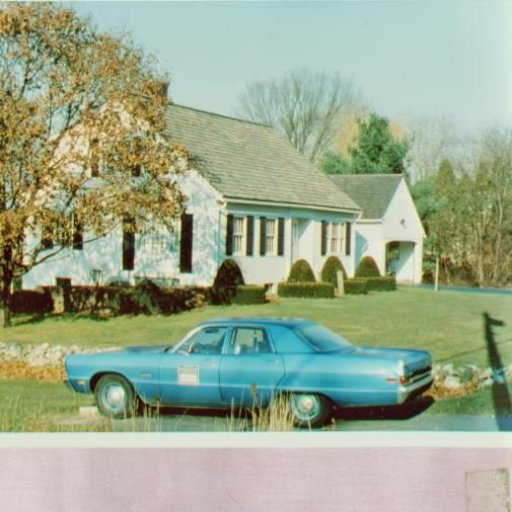
%> input picture image.jpg, 512 x 512 px
$ octave app.m   (GNU Octave 9; MATLAB toolbox functions it lacks are replaced by stand-ins)
%> lines starting %> are read from the running program, lines starting %| are printed output that depends on the picture
%> the answer given: image.jpg
%> the answer given: img.bmp
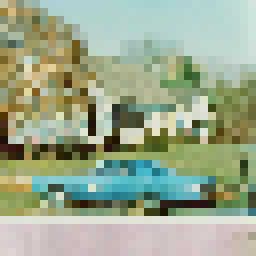
%> input picture img.bmp, 32 x 32 px (shown 8 times larger)
### embed.m
function y = embed(x, watermark, key)
%> called with key = 394
% watermarking algorithm using Discrete Cosine Transform
% ARGUMENTS
%           x: Original image to be watermarked
%           watermark: Watermark image
%           key: Key (any positve integer) for PN sequence generator
% RETURNS
%           y: Watermarked image

% Convert image to YCbCr color space
x_YCbCr = rgb2ycbcr(x);
%> x_YCbCr: size 512x512x3 double; mean of channels 1, 2, 3 0.608, 0.465, 0.486

% Extract idividual channels
Y = x_YCbCr(:,:,1);
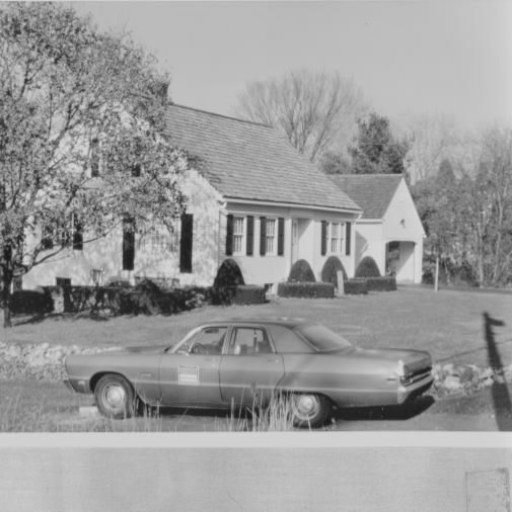
%> Y: size 512x512 double; min 0.0907, max 0.872, mean 0.608
Cb = x_YCbCr(:,:,2);
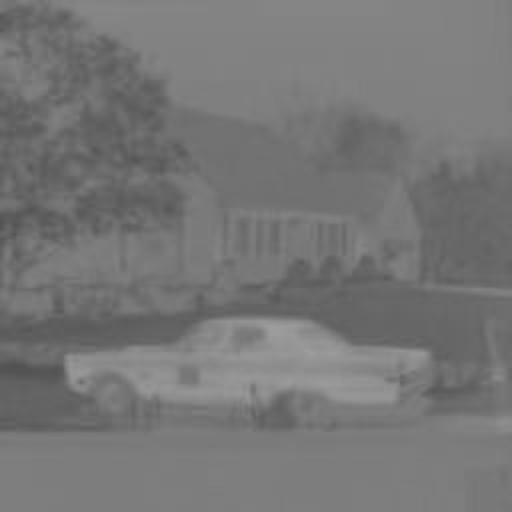
%> Cb: size 512x512 double; min 0.319, max 0.619, mean 0.465
Cr = x_YCbCr(:,:,3);
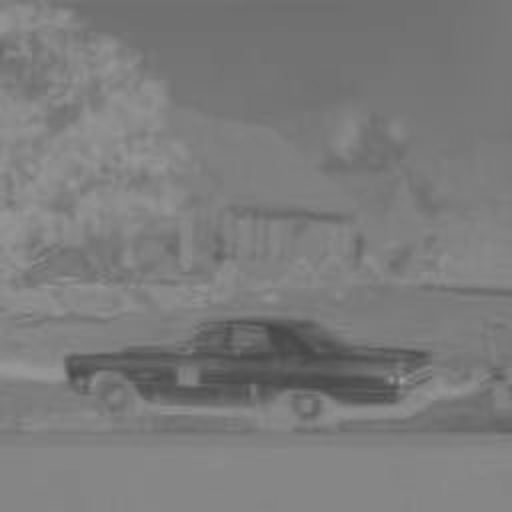
%> Cr: size 512x512 double; min 0.272, max 0.629, mean 0.486

% Generate PN sequence for permutation
rng(key);
PN = randi([0 1],size(Y,1));

% Permutation
I = zeros(size(Y));
for i = 1:size(Y,1)
    for j = 1:size(Y,2)
        if PN(i,j) == 1
            I(i,j) = PN(i,j)*Y(i,j) + imcomplement(PN(i,j))*Y(j,i);
        else
            I(i,j) = Y(i,j);
        end
    end
end


% Resize the watermark while maintaining the aspect ratio
targetSize = [32, 32];
watermark = imresize(watermark, targetSize);

% Resize the watermark, convert it to binary and finally, reshape to a vector
%if size(watermark) ~= [32, 32]
    %watermark = imresize(watermark, [32, 32]);
%end
watermark = imbinarize(watermark);
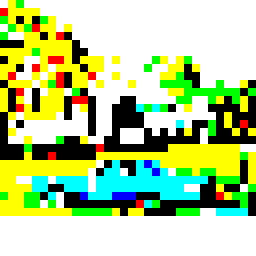
%> watermark: size 32x32x3 logical (shown 8 times larger); mean R, G, B 0.7, 0.803, 0.558
W_vec = reshape(watermark, 1, numel(watermark));
%> W_vec = 3072 logical values, 2110 true

% Transform Y-channel to 8x8 blocks and apply DCT
r = 1;
c = 1;
b_size = 8;
num_blocks = size(Y,1)*b_size;
%> num_blocks = 4096
for k = 1:num_blocks
    blocks{k} = dct2(I(c:c+b_size-1, r:r+b_size-1));
    % Update blocks
    if r + b_size >= size(Y, 2)
        r = 1;
        c = c + b_size;
    else
        r = r + b_size;
    end
end
%> after the loop, blocks = 4096 items; c = 513; r = 1

% Select a 1024-element random blocks to embed the watermark
rng(key);
n = randperm(numel(blocks),numel(W_vec));

% Embedding stage
alpha = 0.1;
for k = 1 : numel(watermark)
    if W_vec(k) == 0
        blocks{n(k)}(4,2) = blocks{n(k)}(4,2) - alpha;
    else
        blocks{n(k)}(4,2) = blocks{n(k)}(4,2) + alpha;
    end
end

% Combine the blocks back to original dimensions and apply IDCT
r = 1;
c = 1;
for k = 1 : numel(blocks)
    Y_watermarked(c:c+b_size-1, r:r+b_size-1) = idct2(blocks{k});

    % Update blocks
    if r + b_size >= size(Y, 2)
        r = 1;
        c = c + b_size;
    else
        r = r + b_size;
    end
end
%> this loop made 4096 passes
%> r on passes 1 to 12: 9, 17, 25, 33, 41, 49, 57, 65, 73, 81, 89, 97
%> after the loop, r = 1

% Remove permutation
I = zeros(size(Y));
for i = 1:size(Y,1)
    for j = 1:size(Y,2)
        if PN(i,j) == 1
            I(i,j) = PN(i,j)*Y(i,j) + imcomplement(PN(i,j))*Y_watermarked(i,j);
        else
            I(i,j) = Y_watermarked(i,j);
        end
    end
end

% Combine the channels and convert back to RGB map
y = cat(3, I, Cb, Cr);
%> y: size 512x512x3 double; mean of channels 1, 2, 3 0.608, 0.465, 0.486
y = ycbcr2rgb(y);

end

### extract.m
function watermark = extract(x, y, key)
% watermarking algorithm using Discrete Cosine Transform
% ARGUMENTS
%           x: Original image
%           y: Watermarked image
%           key: Key (any positve integer) to decode PN sequence
% RETURNS
%           y: Original image without watermark
%           y: Extracted watermark

% Convert the images to YCbCr color space
x_YCbCr = rgb2ycbcr(x);
y_YCbCr = rgb2ycbcr(y);

% Extract Y-channel
x_Y = x_YCbCr(:,:,1);
y_Y = y_YCbCr(:,:,1);

% Transform Y-channel to 8x8 blocks and apply DCT
r = 1;
c = 1;
block_size = 8;
num_blocks = size(x_Y,1)*block_size;
for k = 1:num_blocks
    x_blocks{k} = dct2(x_Y(c:c+block_size-1, r:r+block_size-1));
    y_blocks{k} = dct2(y_Y(c:c+block_size-1, r:r+block_size-1));

    % Update blocks
    if r + block_size >= size(x_Y, 2)
        r = 1;
        c = c + block_size;
    else
        r = r + block_size;
    end
end

% Get 1024 watermarked blocks
rng(key);
n = randperm(numel(x_blocks), 1024);

% Extraction stage
for k = 1 : 1024
    diff(k) = y_blocks{n(k)}(4,2) - x_blocks{n(k)}(4,2);
    if diff(k) < 0
        watermark(k) = 0;
    elseif diff(k) > 0
        watermark(k) = 1;
    end
end

% Convert to original dimensions
watermark = reshape(watermark, 32, 32);

end

### app.m
clc, clearvars, close all

% Input parameters
% Let user choose image from which to extract watermark
[filename, filepath] = uigetfile('*.*', 'Select the cover image');
    path = fullfile(filepath, filename);
    img = im2double(imread(path));
[filename, filepath] = uigetfile('*.*', 'Select the watermark image');
    path = fullfile(filepath, filename);
    watermark = im2double(imread(path));

key = 394;

% Watermark embedding and extraction
y = embed(img, watermark, key);

% Evaluation metrics
MSE = immse(y, img);
%> MSE = 7.94e-05
PSNR = psnr(y, img);
%> PSNR = 41

% Display original image and watermarked image
figure;
sgtitle('Watermark Embedding')
subplot(1,3,1), imshow(img), title('Original image')
subplot(1,3,2), imshow(watermark,[]), title('Watermark')
subplot(1,3,3), imshow(y), title({['Watermarked image'], ...
                                  ['PSNR: ', num2str(PSNR, '%.2f'), ' dB'],...
                                  ['MSE: ', num2str(MSE, '%.5f')]})
% Download watermarked image
imwrite(y, 'watermarked_image.jpg');

% Ask user if they want to extract watermark
choice = input('Do you want to extract the watermark from the watermarked image? (y/n)', 's');
%> the answer given: y

if lower(choice) == 'y'
    % Let user choose image from which to extract watermark
    [filename, filepath] = uigetfile('*.*', 'Select image for watermark extraction');
%> the answer given: img.bmp
    if filename ~= 0
        path = fullfile(filepath, filename);
        I = im2double(imread(path));
        W = extract(img, I, key);
%> in extract, `y_YCbCr = rgb2ycbcr(y);`: y_YCbCr: size 32x32x3 double; mean of channels 1, 2, 3 0.606, 0.465, 0.487
%> in extract, `y_Y = y_YCbCr(:,:,1);`:
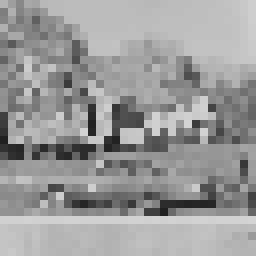
%> y_Y: size 32x32 double (shown 8 times larger); min 0.132, max 0.834, mean 0.606
%> the run ends on the next line
